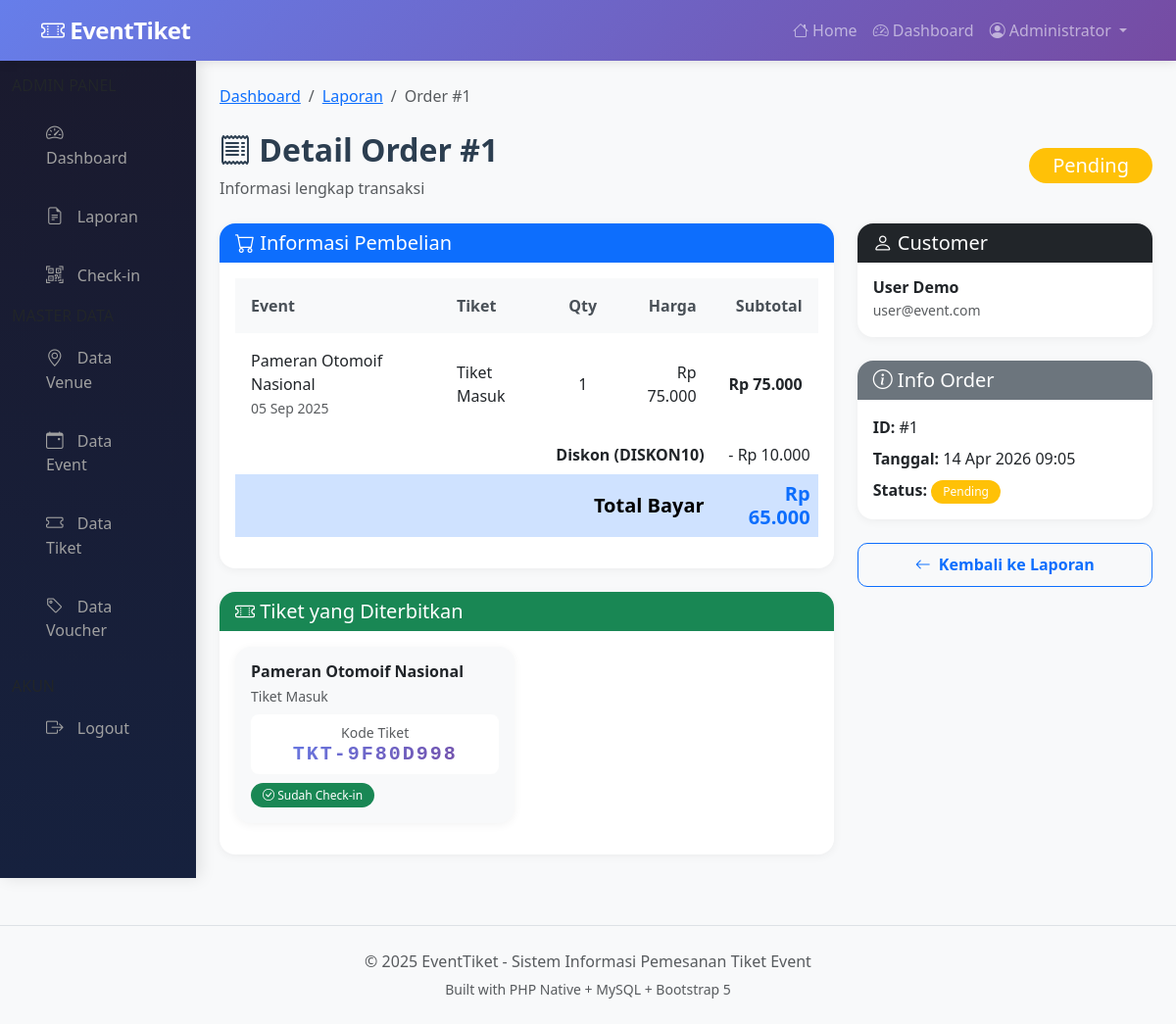
Page /index.php?p=admin_order_detail&id=1 (signed in) on the committed database.
### tables this page shows
CREATE TABLE `orders` (
  `id_order` int NOT NULL,
  `id_user` int DEFAULT NULL,
  `tanggal_order` datetime DEFAULT CURRENT_TIMESTAMP,
  `total` int NOT NULL,
  `status` enum('pending','paid','cancel') DEFAULT 'pending',
  `id_voucher` int DEFAULT NULL
);

CREATE TABLE `order_detail` (
  `id_detail` int NOT NULL,
  `id_order` int DEFAULT NULL,
  `id_tiket` int DEFAULT NULL,
  `qty` int NOT NULL,
  `subtotal` int NOT NULL
);

CREATE TABLE `event` (
  `id_event` int NOT NULL,
  `nama_event` varchar(150) NOT NULL,
  `tanggal` date NOT NULL,
  `id_venue` int DEFAULT NULL
);

CREATE TABLE `tiket` (
  `id_tiket` int NOT NULL,
  `id_event` int DEFAULT NULL,
  `nama_tiket` varchar(50) NOT NULL,
  `harga` int NOT NULL,
  `kuota` int NOT NULL
);

CREATE TABLE `voucher` (
  `id_voucher` int NOT NULL,
  `kode_voucher` varchar(20) NOT NULL,
  `potongan` int NOT NULL,
  `kuota` int DEFAULT '0',
  `status` enum('aktif','nonaktif') DEFAULT 'aktif'
);

CREATE TABLE `attendee` (
  `id_attendee` int NOT NULL,
  `id_detail` int DEFAULT NULL,
  `kode_tiket` varchar(50) NOT NULL,
  `status_checkin` enum('belum','sudah') DEFAULT 'belum',
  `waktu_checkin` datetime DEFAULT NULL
);

CREATE TABLE `users` (
  `id_user` int NOT NULL,
  `nama` varchar(100) NOT NULL,
  `email` varchar(100) NOT NULL,
  `password` varchar(255) NOT NULL,
  `role` enum('user','petugas','admin') DEFAULT 'user'
);

### pages/admin/order_detail.php (the view, shortened to what this page needs)
<?php
$id_order = (int)$_GET['id'];
$order = mysqli_fetch_assoc(mysqli_query($conn, "SELECT o.*, u.nama, u.email, v.kode_voucher, v.potongan FROM orders o JOIN users u ON o.id_user = u.id_user LEFT JOIN voucher v ON o.id_voucher = v.id_voucher WHERE o.id_order = $id_order"));
$details   = mysqli_query($conn, "SELECT od.*, t.nama_tiket, t.harga, e.nama_event, e.tanggal, v2.nama_venue FROM order_detail od JOIN tiket t ON od.id_tiket = t.id_tiket JOIN event e ON t.id_event = e.id_event JOIN venue v2 ON e.id_venue = v2.id_venue WHERE od.id_order = $id_order");
$attendees = mysqli_query($conn, "SELECT a.*, t.nama_tiket, e.nama_event FROM attendee a JOIN order_detail od ON a.id_detail = od.id_detail JOIN tiket t ON od.id_tiket = t.id_tiket JOIN event e ON t.id_event = e.id_event WHERE od.id_order = $id_order");
$status_badge = $order['status']=='paid' ? 'success' : ($order['status']=='pending' ? 'warning' : 'danger');
?>
<div class="container-fluid"><div class="row">
    <?php include 'pages/admin/_sidebar.php'; ?>
    <main class="col-md-10 ms-sm-auto px-md-4 py-4">
        <nav aria-label="breadcrumb" class="mb-4"><ol class="breadcrumb"><li class="breadcrumb-item"><a href="?p=dashboard_admin">Dashboard</a></li><li class="breadcrumb-item"><a href="?p=admin_laporan">Laporan</a></li><li class="breadcrumb-item active">Order #<?= $id_order ?></li></ol></nav>
        <div class="d-flex justify-content-between align-items-center mb-4">
            <div><h2 class="page-title"><i class="bi bi-receipt"></i> Detail Order #<?= $id_order ?></h2><p class="text-muted mb-0">Informasi lengkap transaksi</p></div>
            <span class="badge bg-<?= $status_badge ?> fs-5 px-4 py-2"><?= ucfirst($order['status']) ?></span>
        </div>
        <div class="row">
            <div class="col-md-8">
                <div class="card mb-4"><div class="card-header bg-primary text-white"><h5 class="mb-0"><i class="bi bi-cart"></i> Informasi Pembelian</h5></div>
                <div class="card-body"><div class="table-responsive"><table class="table table-borderless">
                    <thead class="table-light"><tr><th>Event</th><th>Tiket</th><th class="text-center">Qty</th><th class="text-end">Harga</th><th class="text-end">Subtotal</th></tr></thead>
                    <tbody>
                        <?php while ($d = mysqli_fetch_assoc($details)): ?>
                        <tr><td><?= htmlspecialchars($d['nama_event']) ?><br><small class="text-muted"><?= date('d M Y', strtotime($d['tanggal'])) ?></small></td><td><?= htmlspecialchars($d['nama_tiket']) ?></td><td class="text-center"><?= $d['qty'] ?></td><td class="text-end">Rp <?= number_format($d['harga'], 0, ',', '.') ?></td><td class="text-end fw-bold">Rp <?= number_format($d['subtotal'], 0, ',', '.') ?></td></tr>
                        <?php endwhile; ?>
                    </tbody>
                    <tfoot class="table-group-divider">
                        <?php if ($order['kode_voucher']): ?><tr class="text-success"><td colspan="4" class="text-end"><strong>Diskon (<?= $order['kode_voucher'] ?>)</strong></td><td class="text-end">- Rp <?= number_format($order['potongan'], 0, ',', '.') ?></td></tr><?php endif; ?>
                        <tr class="table-primary"><td colspan="4" class="text-end"><h5 class="mb-0"><strong>Total Bayar</strong></h5></td><td class="text-end"><h5 class="mb-0 text-primary fw-bold">Rp <?= number_format($order['total'], 0, ',', '.') ?></h5></td></tr>
                    </tfoot>
                </table></div></div></div>
                <div class="card"><div class="card-header bg-success text-white"><h5 class="mb-0"><i class="bi bi-ticket-perforated"></i> Tiket yang Diterbitkan</h5></div>
                <div class="card-body">
                    <?php if (mysqli_num_rows($attendees) > 0): ?>
                    <div class="row">
                        <?php while ($a = mysqli_fetch_assoc($attendees)):
                            $cb = $a['status_checkin']=='sudah' ? 'success' : 'warning';
                        ?>
                        <div class="col-md-6 mb-3"><div class="card bg-light border-0"><div class="card-body">
                            <h6 class="mb-1 fw-bold"><?= htmlspecialchars($a['nama_event']) ?></h6>
                            <p class="text-muted mb-2 small"><?= htmlspecialchars($a['nama_tiket']) ?></p>
                            <div class="bg-white rounded-3 p-2 text-center mb-2"><small class="text-muted d-block">Kode Tiket</small><h5 class="ticket-code mb-0"><?= $a['kode_tiket'] ?></h5></div>
                            <span class="badge bg-<?= $cb ?>"><i class="bi bi-<?= $a['status_checkin']=='sudah'?'check-circle':'clock' ?>"></i> <?= $a['status_checkin']=='sudah'?'Sudah':'Belum' ?> Check-in</span>
                        </div></div></div>
                        <?php endwhile; ?>
                    </div>
                    <?php else: ?><div class="text-center py-4"><i class="bi bi-ticket-perforated fs-1 text-muted"></i><p class="text-muted mt-2">Tiket belum diterbitkan</p></div><?php endif; ?>
                </div></div>
            </div>
            <div class="col-md-4">
                <div class="card mb-4"><div class="card-header bg-dark text-white"><h5 class="mb-0"><i class="bi bi-person"></i> Customer</h5></div>
                <div class="card-body"><h6 class="mb-0 fw-bold"><?= htmlspecialchars($order['nama']) ?></h6><small class="text-muted"><?= htmlspecialchars($order['email']) ?></small></div></div>
                <div class="card"><div class="card-header bg-secondary text-white"><h5 class="mb-0"><i class="bi bi-info-circle"></i> Info Order</h5></div>
                <div class="card-body">
                    <p class="mb-2"><strong>ID:</strong> #<?= $order['id_order'] ?></p>
                    <p class="mb-2"><strong>Tanggal:</strong> <?= date('d M Y H:i', strtotime($order['tanggal_order'])) ?></p>
                    <p class="mb-0"><strong>Status:</strong> <span class="badge bg-<?= $status_badge ?>"><?= ucfirst($order['status']) ?></span></p>
                </div></div>
                <div class="d-grid gap-2 mt-4"><a href="?p=admin_laporan" class="btn btn-outline-primary"><i class="bi bi-arrow-left me-2"></i>Kembali ke Laporan</a></div>
            </div>
        </div>
    </main>
</div></div>

### includes/header.php (style rules this page uses)
:root { --primary-gradient: linear-gradient(135deg, #667eea 0%, #764ba2 100%); --secondary-gradient: linear-gradient(135deg, #f093fb 0%, #f5576c 100%); --success-gradient: linear-gradient(135deg, #4facfe 0%, #00f2fe 100%); --warning-gradient: linear-gradient(135deg, #fa709a 0%, #fee140 100%); }
body { font-family: 'Segoe UI', Tahoma, Geneva, Verdana, sans-serif; background-color: #f8f9fa; }
.btn { border-radius: 10px; font-weight: 600; padding: 0.6rem 1.5rem; transition: all 0.3s ease; }
.table thead th { background: #f8f9fa; border: none; font-weight: 600; color: #495057; padding: 1rem; }
.table tbody td { padding: 1rem; vertical-align: middle; }
.badge { padding: 0.5em 1em; border-radius: 20px; font-weight: 500; }
.page-title { font-weight: 700; color: #2c3e50; margin-bottom: 0.5rem; }
.breadcrumb { background: none; padding: 0; }
.card { border: none; border-radius: 16px; box-shadow: 0 2px 10px rgba(0, 0, 0, 0.05); }
.card-header { border-radius: 16px 16px 0 0 !important; border: none; }
.ticket-code { font-family: 'Courier New', monospace; background: linear-gradient(135deg, #667eea 0%, #764ba2 100%); -webkit-background-clip: text; background-clip: text; -webkit-text-fill-color: transparent; font-weight: bold; letter-spacing: 2px; }

### rows in the picture
orders: status "Pending", id_voucher.kode_voucher "DISKON10", id_voucher.potongan "10.000", total "65.000", id_user.nama "User Demo", id_user.email "user@event.com", id_order "1", tanggal_order "14 Apr 2026 09:05"
order_detail: event.nama_event "Pameran Otomoif Nasional", event.tanggal "05 Sep 2025", id_tiket.nama_tiket "Tiket Masuk", qty "1", id_tiket.harga "75.000", subtotal "75.000"
attendee: event.nama_event "Pameran Otomoif Nasional", tiket.nama_tiket "Tiket Masuk", kode_tiket "TKT-9F80D998", status_checkin "Sudah"

### other values in the picture
$_SESSION['nama'] "Administrator"
$item['label'] "Dashboard"
$item['label'] "Laporan"
$item['label'] "Check-in"
$item['label'] "Data Venue"
$item['label'] "Data Event"
$item['label'] "Data Tiket"
$item['label'] "Data Voucher"
$id_order "1"
